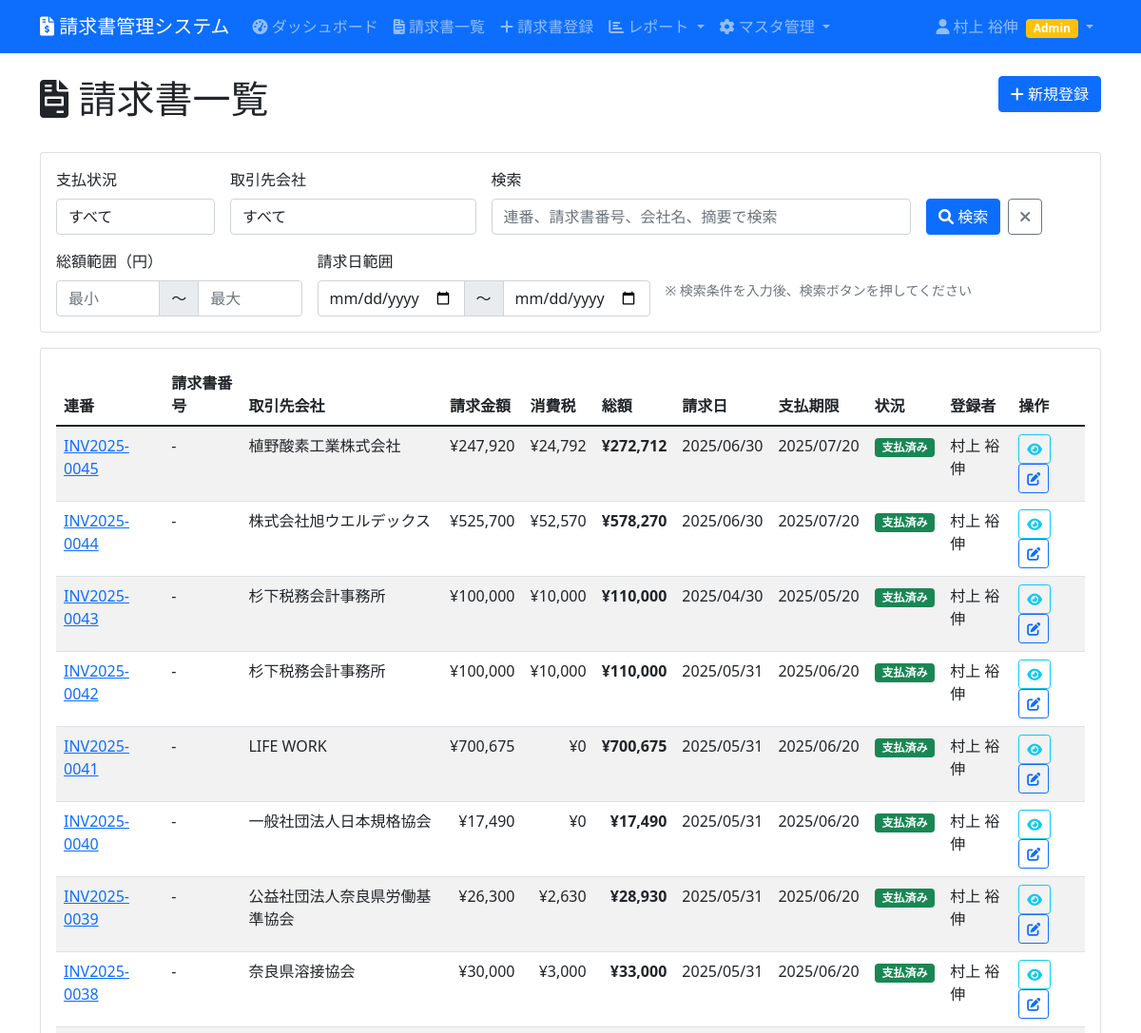
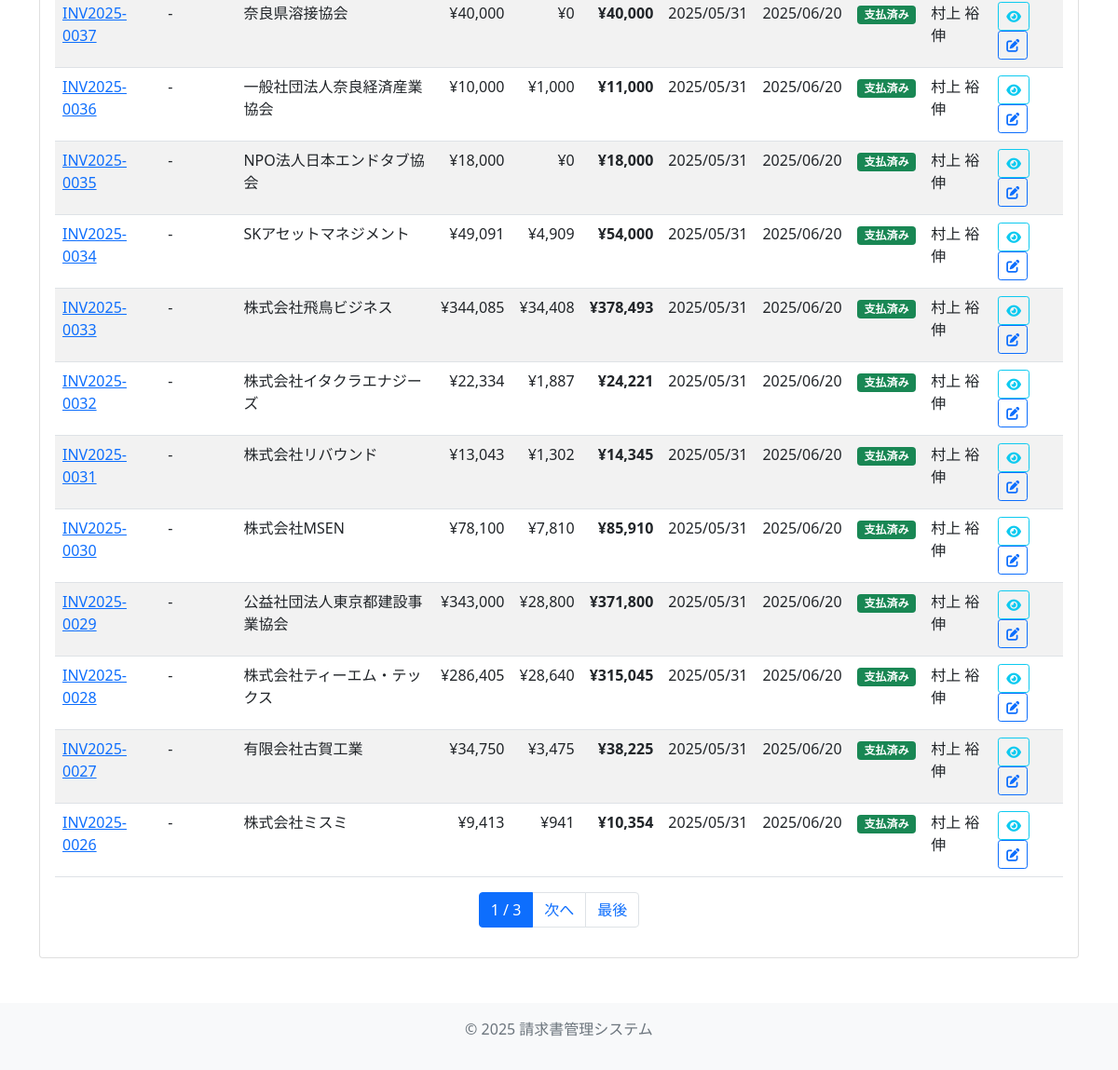
Screenshot of /main/invoices/ (signed in) with the database file from the repository (2 pictures, top to bottom).
### invoice_management/models.py (models this page shows, shortened)
class Invoice(models.Model):
    PAYMENT_STATUS_CHOICES = [
        ('pending', '未払い'),
        ('paid', '支払済み'),
        ('overdue', '延滞'),
    ]
    auto_number = models.CharField(max_length=50, unique=True, verbose_name="自動連番", blank=True)
    invoice_number = models.CharField(max_length=100, blank=True, verbose_name="請求書番号")
    company = models.ForeignKey(Company, on_delete=models.CASCADE, verbose_name="取引先会社")
    amount = models.DecimalField(max_digits=12, decimal_places=2, verbose_name="請求金額")
    tax_amount = models.DecimalField(max_digits=12, decimal_places=2, default=0, verbose_name="消費税額")
    total_amount = models.DecimalField(max_digits=12, decimal_places=2, verbose_name="合計金額", blank=True)
    invoice_date = models.DateField(verbose_name="請求日")
    due_date = models.DateField(verbose_name="支払期限")
    payment_status = models.CharField(max_length=20, choices=PAYMENT_STATUS_CHOICES, default='pending', verbose_name="支払状況")
    description = models.TextField(blank=True, verbose_name="摘要")
    registered_by = models.ForeignKey(User, on_delete=models.CASCADE, verbose_name="登録者")
    created_at = models.DateTimeField(auto_now_add=True, verbose_name="作成日時")
    updated_at = models.DateTimeField(auto_now=True, verbose_name="更新日時")
    class Meta:
        verbose_name = "請求書"
        verbose_name_plural = "請求書"

class Company(models.Model):
    code = models.CharField(max_length=20, unique=True, verbose_name="会社コード", blank=True)
    name = models.CharField(max_length=255, verbose_name="会社名")
    invoice_number = models.CharField(max_length=100, blank=True, verbose_name="インボイス番号")
    address = models.TextField(blank=True, verbose_name="住所")
    phone = models.CharField(max_length=20, blank=True, verbose_name="電話番号")
    email = models.EmailField(blank=True, verbose_name="メールアドレス")
    contact_person = models.CharField(max_length=100, blank=True, verbose_name="担当者名")
    remarks = models.TextField(blank=True, verbose_name="備考")
    created_at = models.DateTimeField(auto_now_add=True, verbose_name="作成日時")
    updated_at = models.DateTimeField(auto_now=True, verbose_name="更新日時")
    class Meta:
        verbose_name = "取引先会社"
        verbose_name_plural = "取引先会社"

### invoice_management/views.py (the view, shortened to what this page needs)
# urls.py: path('invoices/', views.invoice_list, name='invoice_list'),
@login_required
def invoice_list(request):
    invoices = Invoice.objects.select_related('company', 'registered_by').order_by('-created_at')
    status_filter = request.GET.get('status')
    if status_filter:
        invoices = invoices.filter(payment_status=status_filter)
    company_filter = request.GET.get('company')
    if company_filter:
        invoices = invoices.filter(company_id=company_filter)
    amount_min = request.GET.get('amount_min')
    amount_max = request.GET.get('amount_max')
    if amount_min:
        try:
            invoices = invoices.filter(total_amount__gte=amount_min)
        except ValueError:
            pass
    if amount_max:
        try:
            invoices = invoices.filter(total_amount__lte=amount_max)
        except ValueError:
            pass
    date_from = request.GET.get('date_from')
    date_to = request.GET.get('date_to')
    if date_from:
        try:
            invoices = invoices.filter(invoice_date__gte=date_from)
        except ValueError:
            pass
    if date_to:
        try:
            invoices = invoices.filter(invoice_date__lte=date_to)
        except ValueError:
            pass
    search_query = request.GET.get('search')
    paginator = Paginator(invoices, 20)
    page_number = request.GET.get('page')
    page_obj = paginator.get_page(page_number)
    companies = Company.objects.all().order_by('name')
    status_choices = Invoice.PAYMENT_STATUS_CHOICES
    return render(request, 'invoice_management/invoice_list.html', {
        'page_obj': page_obj,
        'companies': companies,
        'status_choices': status_choices,
        'current_status': status_filter,
        'current_company': company_filter,
        'search_query': search_query,
        'amount_min': amount_min,
        'amount_max': amount_max,
        'date_from': date_from,
        'date_to': date_to,
    })

### invoice_management/templatetags/invoice_extras.py (called while the page is built)
@register.simple_tag
def url_params(request, **kwargs):
    params = request.GET.copy()
    for key, value in kwargs.items():
        if value:
            params[key] = value
        elif key in params:
            del params[key]
    return '?' + urlencode(params) if params else ''

@register.filter
def japanese_full_name(user):
    if user.last_name and user.first_name:
        return f"{user.last_name} {user.first_name}"
    elif user.last_name:
        return user.last_name
    elif user.first_name:
        return user.first_name
    else:
        return user.username

### invoice_management/templates/invoice_management/invoice_list.html (shortened to what this page needs)
{% extends 'invoice_management/base.html' %}
{% load humanize %}
{% load invoice_extras %}
{% block content %}
<div class="row mb-4">
    <div class="col">
        <h1><i class="fas fa-file-invoice"></i> 請求書一覧</h1>
    </div>
    <div class="col-auto">
        <a href="{% url 'invoice_add' %}" class="btn btn-primary">
            <i class="fas fa-plus"></i> 新規登録
        </a>
    </div>
</div>
<div class="card mb-3">
    <div class="card-body">
        <form method="get">
            <div class="row g-3 mb-3">
                <div class="col-md-2">
                    <label class="form-label">支払状況</label>
                    <select name="status" class="form-control">
                        <option value="">すべて</option>
                    </select>
                </div>
                <div class="col-md-3">
                    <label class="form-label">取引先会社</label>
                    <select name="company" class="form-control">
                        <option value="">すべて</option>
                    </select>
                </div>
                <div class="col-md-5">
                    <label class="form-label">検索</label>
                    <input type="text"
                           name="search"
                           class="form-control"
                           placeholder="連番、請求書番号、会社名、摘要で検索"
                           value="{{ search_query|default:'' }}">
                </div>
                <div class="col-md-2 d-flex align-items-end">
                    <button type="submit" class="btn btn-primary me-2">
                        <i class="fas fa-search"></i> 検索
                    </button>
                    <a href="{% url 'invoice_list' %}" class="btn btn-outline-secondary">
                        <i class="fas fa-times"></i>
                    </a>
                </div>
            </div>
            <div class="row g-3">
                <div class="col-md-3">
                    <label class="form-label">総額範囲（円）</label>
                    <div class="input-group">
                        <input type="number"
                               name="amount_min"
                               class="form-control"
                               placeholder="最小"
                               min="0"
                               value="{{ amount_min|default:'' }}">
                        <span class="input-group-text">〜</span>
                        <input type="number"
                               name="amount_max"
                               class="form-control"
                               placeholder="最大"
                               min="0"
                               value="{{ amount_max|default:'' }}">
                    </div>
                </div>
                <div class="col-md-4">
                    <label class="form-label">請求日範囲</label>
                    <div class="input-group">
                        <input type="date"
                               name="date_from"
                               class="form-control"
                               value="{{ date_from|default:'' }}">
                        <span class="input-group-text">〜</span>
                        <input type="date"
                               name="date_to"
                               class="form-control"
                               value="{{ date_to|default:'' }}">
                    </div>
                </div>
                <div class="col-md-5">
                    <label class="form-label">&nbsp;</label>
                    <div class="d-flex">
                        <small class="text-muted">※ 検索条件を入力後、検索ボタンを押してください</small>
                    </div>
                </div>
            </div>
        </form>
    </div>
</div>
<div class="card">
    <div class="card-body">
        {% if page_obj %}
            <div class="table-responsive">
                <table class="table table-striped">
                    <thead>
                        <tr>
                            <th>連番</th>
                            <th>請求書番号</th>
                            <th>取引先会社</th>
                            <th>請求金額</th>
                            <th>消費税</th>
                            <th>総額</th>
                            <th>請求日</th>
                            <th>支払期限</th>
                            <th>状況</th>
                            <th>登録者</th>
                            <th>操作</th>
                        </tr>
                    </thead>
                    <tbody>
                        {% for invoice in page_obj %}
                            <tr>
                                <td>
                                    <a href="{% url 'invoice_detail' invoice.pk %}">
                                        {{ invoice.auto_number }}
                                    </a>
                                </td>
                                <td>{{ invoice.invoice_number|default:"-" }}</td>
                                <td>{{ invoice.company.name }}</td>
                                <td class="text-end">¥{{ invoice.amount|floatformat:0|intcomma }}</td>
                                <td class="text-end">¥{{ invoice.tax_amount|floatformat:0|intcomma }}</td>
                                <td class="text-end"><strong>¥{{ invoice.total_amount|floatformat:0|intcomma }}</strong></td>
                                <td>{{ invoice.invoice_date|date:"Y/m/d" }}</td>
                                <td>{{ invoice.due_date|date:"Y/m/d" }}</td>
                                <td>
                                    {% if invoice.payment_status == 'pending' %}
                                        <span class="badge bg-warning">未払い</span>
                                    {% elif invoice.payment_status == 'paid' %}
                                        <span class="badge bg-success">支払済み</span>
                                    {% else %}
                                        <span class="badge bg-secondary">キャンセル</span>
                                    {% endif %}
                                </td>
                                <td>{{ invoice.registered_by|japanese_full_name }}</td>
                                <td>
                                    <a href="{% url 'invoice_detail' invoice.pk %}"
                                       class="btn btn-sm btn-outline-info">
                                        <i class="fas fa-eye"></i>
                                    </a>
                                    <a href="{% url 'invoice_edit' invoice.pk %}"
                                       class="btn btn-sm btn-outline-primary">
                                        <i class="fas fa-edit"></i>
                                    </a>
                                </td>
                            </tr>
                        {% endfor %}
                    </tbody>
                </table>
            </div>
            {% if page_obj.has_other_pages %}
                <nav aria-label="ページナビゲーション">
                    <ul class="pagination justify-content-center">
                        <li class="page-item active">
                            <span class="page-link">{{ page_obj.number }} / {{ page_obj.paginator.num_pages }}</span>
                        </li>
                        {% if page_obj.has_next %}
                            <li class="page-item">
                                <a class="page-link" href="{% url_params request page=page_obj.next_page_number %}">次へ</a>
                            </li>
                            <li class="page-item">
                                <a class="page-link" href="{% url_params request page=page_obj.paginator.num_pages %}">最後</a>
                            </li>
                        {% endif %}
                    </ul>
                </nav>
            {% endif %}
        {% endif %}
    </div>
</div>
{% endblock %}

### invoice_management/templates/invoice_management/base.html (shortened to what this page needs)
{% load invoice_extras %}
<!DOCTYPE html>
<html lang="ja">
<head>
    <link href="https://cdn.jsdelivr.net/npm/bootstrap@5.1.3/dist/css/bootstrap.min.css" rel="stylesheet">
    <link href="https://cdnjs.cloudflare.com/ajax/libs/font-awesome/6.0.0/css/all.min.css" rel="stylesheet">
</head>
<body>
    <nav class="navbar navbar-expand-lg navbar-dark bg-primary">
        <div class="container">
            <a class="navbar-brand" href="{% url 'dashboard' %}">
                <i class="fas fa-file-invoice-dollar"></i>
                請求書管理システム
            </a>
            <div class="collapse navbar-collapse" id="navbarNav">
                <ul class="navbar-nav me-auto">
                    {% if user.is_authenticated %}
                        <li class="nav-item">
                            <a class="nav-link" href="{% url 'dashboard' %}">
                                <i class="fas fa-tachometer-alt"></i> ダッシュボード
                            </a>
                        </li>
                        <li class="nav-item">
                            <a class="nav-link" href="{% url 'invoice_list' %}">
                                <i class="fas fa-file-invoice"></i> 請求書一覧
                            </a>
                        </li>
                        <li class="nav-item">
                            <a class="nav-link" href="{% url 'invoice_add' %}">
                                <i class="fas fa-plus"></i> 請求書登録
                            </a>
                        </li>
                        <li class="nav-item dropdown">
                            <a class="nav-link dropdown-toggle" href="#" role="button" data-bs-toggle="dropdown">
                                <i class="fas fa-chart-bar"></i> レポート
                            </a>
                        </li>
                        <li class="nav-item dropdown">
                            <a class="nav-link dropdown-toggle" href="#" role="button" data-bs-toggle="dropdown">
                                <i class="fas fa-cog"></i> マスタ管理
                            </a>
                        </li>
                    {% endif %}
                </ul>
                <ul class="navbar-nav">
                    {% if user.is_authenticated %}
                        <li class="nav-item dropdown">
                            <a class="nav-link dropdown-toggle" href="#" role="button" data-bs-toggle="dropdown">
                                <i class="fas fa-user"></i> {{ user|japanese_full_name }}
                                {% if user.is_superuser %}
                                    <span class="badge bg-danger ms-1">Super</span>
                                {% elif user.is_staff %}
                                    <span class="badge bg-warning ms-1">Admin</span>
                                {% endif %}
                            </a>
                        </li>
                    {% else %}
                        <li class="nav-item">
                            <a class="nav-link" href="{% url 'login' %}">ログイン</a>
                        </li>
                    {% endif %}
                </ul>
            </div>
        </div>
    </nav>
    <main class="container mt-4">
        {% block content %}
        {% endblock %}
    </main>
    <footer class="bg-light text-center text-muted mt-5 py-3">
        <div class="container">
            <p>&copy; 2025 請求書管理システム</p>
        </div>
    </footer>
</body>
</html>

### rows the page displays
Invoice: auto_number "INV2025-0045", invoice_number "-", company.name "植野酸素工業株式会社", amount "247,920", tax_amount "24,792", total_amount "272,712", invoice_date "2025/06/30", due_date "2025/07/20", payment_status "支払済み", registered_by|japanese_full_name "村上 裕伸"
Invoice: auto_number "INV2025-0044", invoice_number "-", company.name "株式会社旭ウエルデックス", amount "525,700", tax_amount "52,570", total_amount "578,270", invoice_date "2025/06/30", due_date "2025/07/20", payment_status "支払済み", registered_by|japanese_full_name "村上 裕伸"
Invoice: auto_number "INV2025-0043", invoice_number "-", company.name "杉下税務会計事務所", amount "100,000", tax_amount "10,000", total_amount "110,000", invoice_date "2025/04/30", due_date "2025/05/20", payment_status "支払済み", registered_by|japanese_full_name "村上 裕伸"
Invoice: auto_number "INV2025-0042", invoice_number "-", company.name "杉下税務会計事務所", amount "100,000", tax_amount "10,000", total_amount "110,000", invoice_date "2025/05/31", due_date "2025/06/20", payment_status "支払済み", registered_by|japanese_full_name "村上 裕伸"
Invoice: auto_number "INV2025-0041", invoice_number "-", company.name "LIFE WORK", amount "700,675", tax_amount "0", total_amount "700,675", invoice_date "2025/05/31", due_date "2025/06/20", payment_status "支払済み", registered_by|japanese_full_name "村上 裕伸"
Invoice: auto_number "INV2025-0040", invoice_number "-", company.name "一般社団法人日本規格協会", amount "17,490", tax_amount "0", total_amount "17,490", invoice_date "2025/05/31", due_date "2025/06/20", payment_status "支払済み", registered_by|japanese_full_name "村上 裕伸"
Invoice: auto_number "INV2025-0039", invoice_number "-", company.name "公益社団法人奈良県労働基準協会", amount "26,300", tax_amount "2,630", total_amount "28,930", invoice_date "2025/05/31", due_date "2025/06/20", payment_status "支払済み", registered_by|japanese_full_name "村上 裕伸"
Invoice: auto_number "INV2025-0038", invoice_number "-", company.name "奈良県溶接協会", amount "30,000", tax_amount "3,000", total_amount "33,000", invoice_date "2025/05/31", due_date "2025/06/20", payment_status "支払済み", registered_by|japanese_full_name "村上 裕伸"
Invoice: auto_number "INV2025-0037", invoice_number "-", company.name "奈良県溶接協会", amount "40,000", tax_amount "0", total_amount "40,000", invoice_date "2025/05/31", due_date "2025/06/20", payment_status "支払済み", registered_by|japanese_full_name "村上 裕伸"
Invoice: auto_number "INV2025-0036", invoice_number "-", company.name "一般社団法人奈良経済産業協会", amount "10,000", tax_amount "1,000", total_amount "11,000", invoice_date "2025/05/31", due_date "2025/06/20", payment_status "支払済み", registered_by|japanese_full_name "村上 裕伸"
Invoice: auto_number "INV2025-0035", invoice_number "-", company.name "NPO法人日本エンドタブ協会", amount "18,000", tax_amount "0", total_amount "18,000", invoice_date "2025/05/31", due_date "2025/06/20", payment_status "支払済み", registered_by|japanese_full_name "村上 裕伸"
Invoice: auto_number "INV2025-0034", invoice_number "-", company.name "SKアセットマネジメント", amount "49,091", tax_amount "4,909", total_amount "54,000", invoice_date "2025/05/31", due_date "2025/06/20", payment_status "支払済み", registered_by|japanese_full_name "村上 裕伸"
Invoice: auto_number "INV2025-0033", invoice_number "-", company.name "株式会社飛鳥ビジネス", amount "344,085", tax_amount "34,408", total_amount "378,493", invoice_date "2025/05/31", due_date "2025/06/20", payment_status "支払済み", registered_by|japanese_full_name "村上 裕伸"
Invoice: auto_number "INV2025-0032", invoice_number "-", company.name "株式会社イタクラエナジーズ", amount "22,334", tax_amount "1,887", total_amount "24,221", invoice_date "2025/05/31", due_date "2025/06/20", payment_status "支払済み", registered_by|japanese_full_name "村上 裕伸"
Invoice: auto_number "INV2025-0031", invoice_number "-", company.name "株式会社リバウンド", amount "13,043", tax_amount "1,302", total_amount "14,345", invoice_date "2025/05/31", due_date "2025/06/20", payment_status "支払済み", registered_by|japanese_full_name "村上 裕伸"
Invoice: auto_number "INV2025-0030", invoice_number "-", company.name "株式会社MSEN", amount "78,100", tax_amount "7,810", total_amount "85,910", invoice_date "2025/05/31", due_date "2025/06/20", payment_status "支払済み", registered_by|japanese_full_name "村上 裕伸"
Invoice: auto_number "INV2025-0029", invoice_number "-", company.name "公益社団法人東京都建設事業協会", amount "343,000", tax_amount "28,800", total_amount "371,800", invoice_date "2025/05/31", due_date "2025/06/20", payment_status "支払済み", registered_by|japanese_full_name "村上 裕伸"
Invoice: auto_number "INV2025-0028", invoice_number "-", company.name "株式会社ティーエム・テックス", amount "286,405", tax_amount "28,640", total_amount "315,045", invoice_date "2025/05/31", due_date "2025/06/20", payment_status "支払済み", registered_by|japanese_full_name "村上 裕伸"
Invoice: auto_number "INV2025-0027", invoice_number "-", company.name "有限会社古賀工業", amount "34,750", tax_amount "3,475", total_amount "38,225", invoice_date "2025/05/31", due_date "2025/06/20", payment_status "支払済み", registered_by|japanese_full_name "村上 裕伸"
Invoice: auto_number "INV2025-0026", invoice_number "-", company.name "株式会社ミスミ", amount "9,413", tax_amount "941", total_amount "10,354", invoice_date "2025/05/31", due_date "2025/06/20", payment_status "支払済み", registered_by|japanese_full_name "村上 裕伸"

### other values shown
{{ user|japanese_full_name }} "村上 裕伸"
{{ page_obj.number }} "1"
{{ page_obj.paginator.num_pages }} "3"
